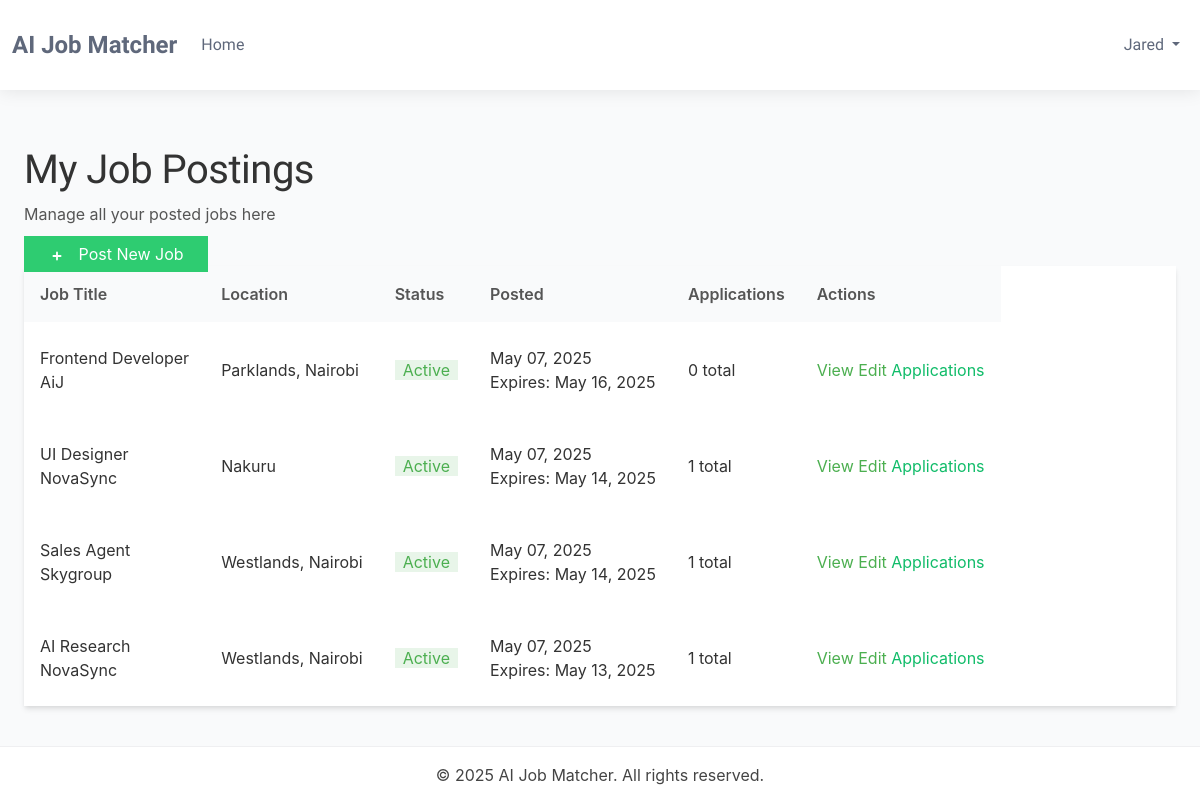
Before: /dashboards/recruiter/jobs/ (signed in) with the older database file.
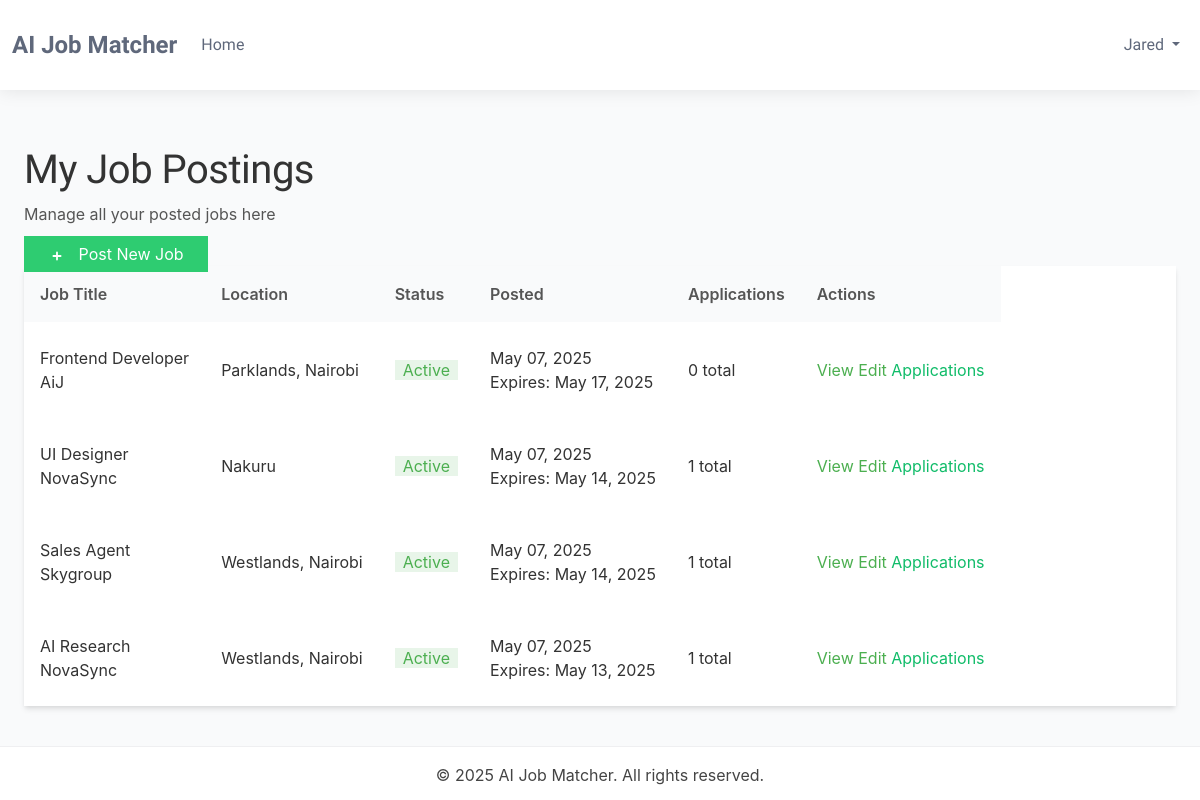
After: the same page with the newer database file.
### dashboards/models.py (models this page shows, shortened)
class BaseModel(models.Model):
    created_at = models.DateTimeField(auto_now_add=True)
    updated_at = models.DateTimeField(auto_now=True)
    class Meta:
        abstract = True

class JobPosting(BaseModel):
    STATUS_CHOICES = (
        ('active', 'Active'),
        ('filled', 'Filled'),
        ('expired', 'Expired'),
        ('draft', 'Draft'),
    )
    recruiter = models.ForeignKey(Recruiter, on_delete=models.CASCADE, related_name='job_postings')
    title = models.CharField(_('job title'), max_length=255)
    company_name = models.CharField(_('company name'), max_length=255)
    category = models.CharField(_('job category'), max_length=100)
    description = models.TextField(_('job description'))
    requirements = models.TextField(_('job requirements'))
    responsibilities = models.TextField(_('responsibilities'))
    location = models.CharField(_('location'), max_length=255)
    salary_min = models.DecimalField(_('minimum salary'), max_digits=12, decimal_places=2, null=True, blank=True)
    salary_max = models.DecimalField(_('maximum salary'), max_digits=12, decimal_places=2, null=True, blank=True)
    experience_required = models.PositiveIntegerField(_('experience required (years)'), default=0)
    education_level = models.CharField(_('education level'), max_length=100)
    employment_type = models.CharField(_('employment type'), max_length=50)
    status = models.CharField(_('status'), max_length=20, choices=STATUS_CHOICES, default='active')
    expiry_date = models.DateField(_('expiry date'), default=timezone.now)
    skills_required = models.TextField(_('skills required'))
    embedding_vector = models.BinaryField(_('job embedding vector'), null=True, blank=True)
    class Meta:
        ordering = ['-created_at']
        verbose_name = _('Job Posting')
        verbose_name_plural = _('Job Postings')

### dashboards/views.py (the view)
# urls.py: path('recruiter/jobs/', views.job_list, name='job_list'),
@login_required
@user_passes_test(is_recruiter)
def job_list(request):
    recruiter_profile = request.user.recruiter
    jobs = JobPosting.objects.filter(recruiter=recruiter_profile).order_by('-created_at')
    for job in jobs:
        job.application_count = JobApplication.objects.filter(job=job).count()
        job.pending_count = JobApplication.objects.filter(job=job, status='pending').count()
    paginator = Paginator(jobs, 10)  # Show 10 jobs per page
    page_number = request.GET.get('page')
    page_obj = paginator.get_page(page_number)
    context = {
        'page_obj': page_obj,
    }
    return render(request, 'dashboards/job_list.html', context)

### dashboards/views.py (called while the page is built)
def is_recruiter(user):
    return user.is_authenticated and user.role == 'Recruiter'

### templates/dashboards/job_list.html (shortened to what the changed rows need)
{% extends 'dashboards/base.html' %}
{% block content %}
<div class="container mx-auto px-4 py-6">
    <div class="flex justify-between items-center mb-6">
        <div>
            <h1 class="text-3xl font-bold text-gray-800">My Job Postings</h1>
        </div>
    </div>
    <div class="bg-white rounded-lg shadow-md overflow-hidden">
        {% if page_obj %}
            <div class="overflow-x-auto">
                <table class="min-w-full divide-y divide-gray-200">
                    <thead class="bg-gray-50">
                        <tr>
                            <th scope="col" class="px-6 py-3 text-left text-xs font-medium text-gray-500 uppercase tracking-wider">Job Title</th>
                            <th scope="col" class="px-6 py-3 text-left text-xs font-medium text-gray-500 uppercase tracking-wider">Location</th>
                            <th scope="col" class="px-6 py-3 text-left text-xs font-medium text-gray-500 uppercase tracking-wider">Status</th>
                            <th scope="col" class="px-6 py-3 text-left text-xs font-medium text-gray-500 uppercase tracking-wider">Posted</th>
                            <th scope="col" class="px-6 py-3 text-left text-xs font-medium text-gray-500 uppercase tracking-wider">Applications</th>
                            <th scope="col" class="px-6 py-3 text-left text-xs font-medium text-gray-500 uppercase tracking-wider">Actions</th>
                        </tr>
                    </thead>
                    <tbody class="bg-white divide-y divide-gray-200">
                        {% for job in page_obj %}
                        <tr>
                            <td class="px-6 py-4 whitespace-nowrap">
                                <div class="text-sm font-medium text-gray-900">{{ job.title }}</div>
                                <div class="text-xs text-gray-500">{{ job.company_name }}</div>
                            </td>
                            <td class="px-6 py-4 whitespace-nowrap">
                                <div class="text-sm text-gray-900">{{ job.location }}</div>
                            </td>
                            <td class="px-6 py-4 whitespace-nowrap">
                                <span class="px-2 inline-flex text-xs leading-5 font-semibold rounded-full
                                    {% if job.status == 'active' %}bg-green-100 text-green-800
                                    {% elif job.status == 'filled' %}bg-blue-100 text-blue-800
                                    {% elif job.status == 'expired' %}bg-red-100 text-red-800
                                    {% elif job.status == 'draft' %}bg-gray-100 text-gray-800
                                    {% else %}bg-gray-100 text-gray-800{% endif %}">
                                    {{ job.status|title }}
                                </span>
                            </td>
                            <td class="px-6 py-4 whitespace-nowrap text-sm text-gray-500">
                                {{ job.created_at|date:"M d, Y" }}
                                <div class="text-xs text-gray-400">Expires: {{ job.expiry_date|date:"M d, Y" }}</div>
                            </td>
                            <td class="px-6 py-4 whitespace-nowrap">
                                <div class="text-sm text-gray-900">{{ job.application_count }} total</div>
                            </td>
                            <td class="px-6 py-4 whitespace-nowrap text-sm font-medium">
                                <div class="flex space-x-2">
                                    <a href="{% url 'dashboards:job_detail' job_id=job.id %}" class="text-blue-600 hover:text-blue-900">View</a>
                                    <a href="{% url 'dashboards:edit_job' job_id=job.id %}" class="text-indigo-600 hover:text-indigo-900">Edit</a>
                                    <a href="{% url 'dashboards:applications_list' %}?job={{ job.id }}" class="text-green-600 hover:text-green-900">Applications</a>
                                </div>
                            </td>
                        </tr>
                        {% endfor %}
                    </tbody>
                </table>
            </div>
        {% endif %}
    </div>
</div>
{% endblock %}

Changed rows visible on the page:
changed JobPosting "Frontend Developer": expiry_date "May 16, 2025" → "May 17, 2025"
